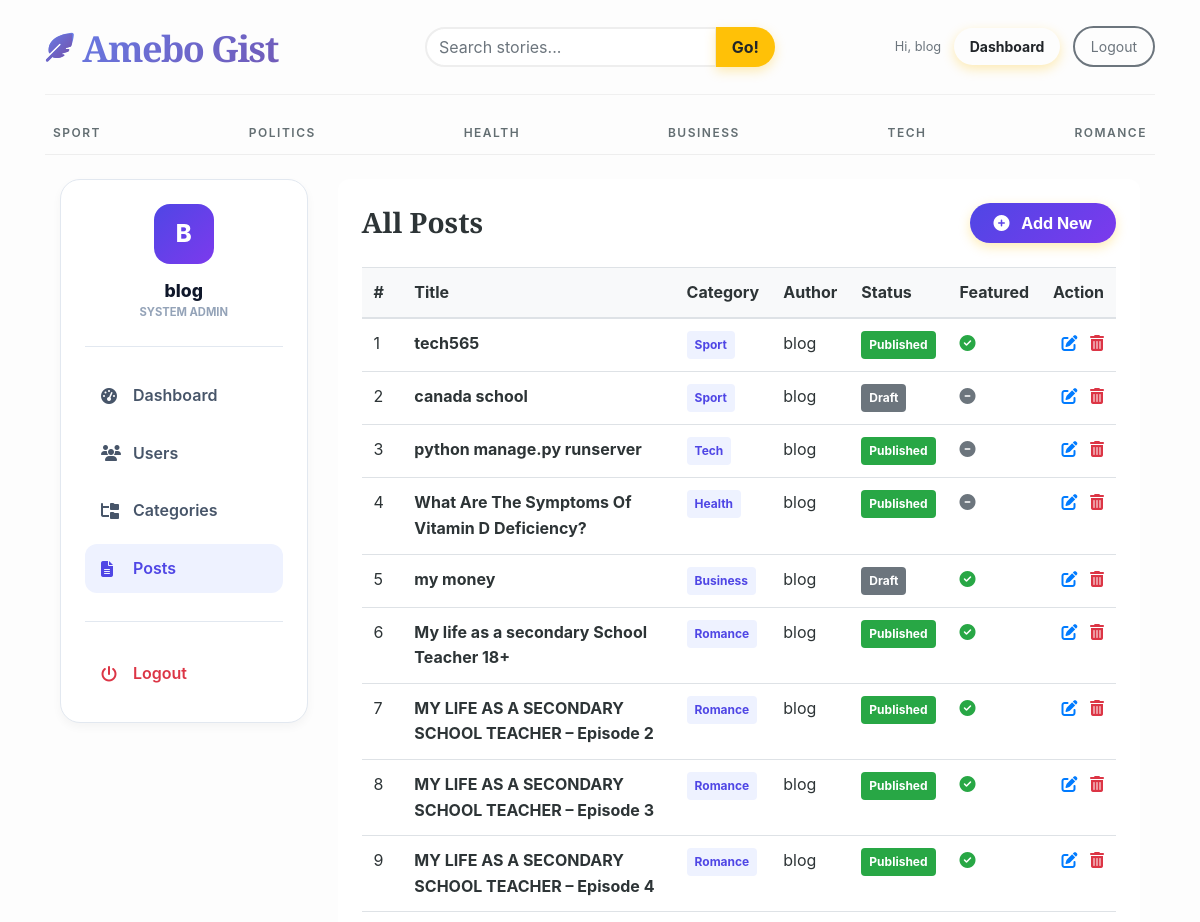
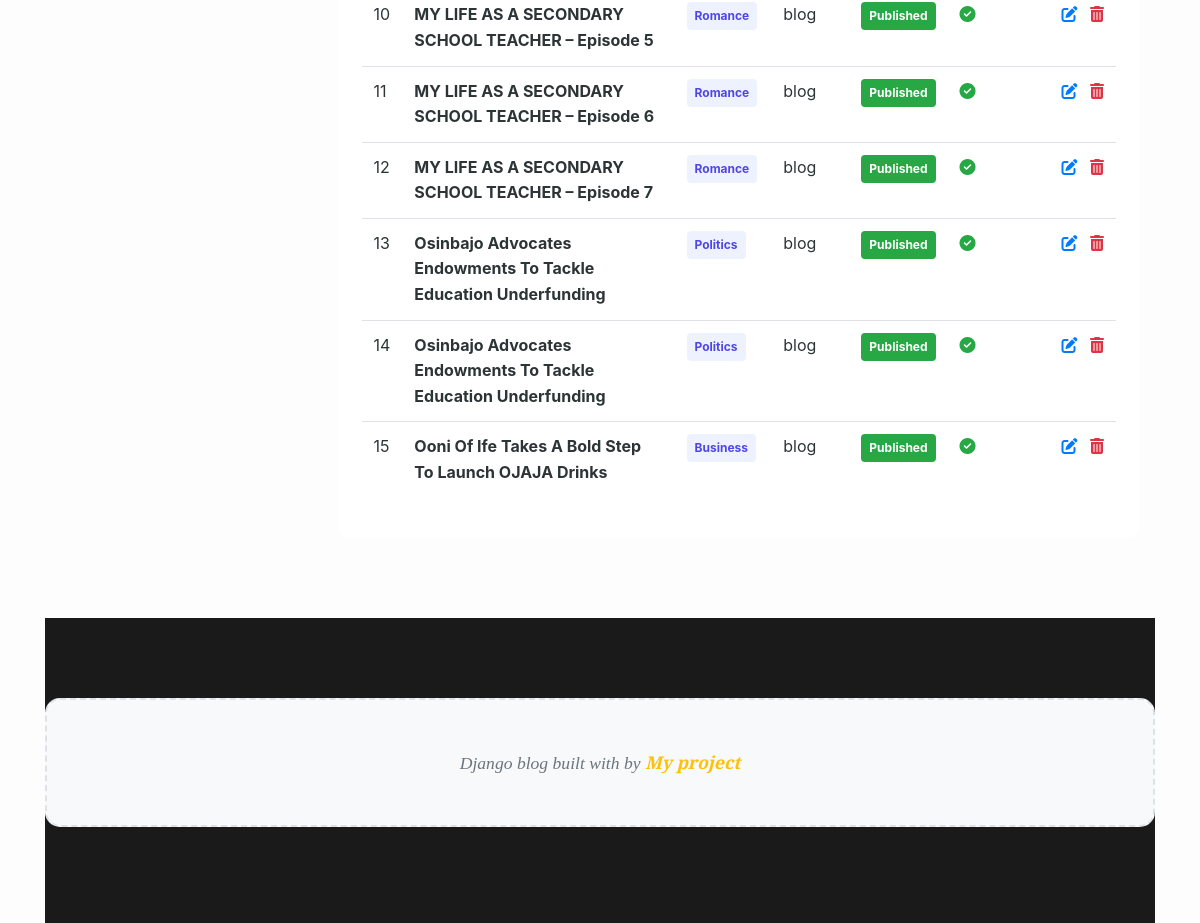
The page /dashboard/posts/ (signed in) on the database its author committed (2 pictures, top to bottom).
### blogs/models.py (models this page shows, shortened)
class Category(models.Model):
    category_name = models.CharField(max_length=50, unique=True)
    created_at = models.DateTimeField(auto_now_add=True)
    updated_at = models.DateTimeField(auto_now=True)
    class Meta:
        verbose_name_plural = 'Categories'
    def __str__(self):
        return self.category_name

class Blog(models.Model):
    title = models.CharField(max_length=100)
    slug = models.SlugField(max_length=100, unique=True, null=True, blank=True)
    category = models.ForeignKey(Category, on_delete=models.CASCADE)
    author = models.ForeignKey('auth.User', on_delete=models.CASCADE)
    featured_image = models.ImageField(upload_to='uploads/%Y/%m/%d/')
    short_description = models.TextField(max_length=100)
    blog_body = models.TextField()
    status = models.CharField(max_length=20, choices=STATUS_CHOICES, default='Draft')
    is_featured = models.BooleanField(default=False)
    created_at = models.DateTimeField(auto_now_add=True)
    updated_at = models.DateTimeField(auto_now=True)

### dashboards/views.py (the view)
# urls.py: path('posts/', views.posts, name='posts'),
@login_required(login_url='login')
def posts(request):
    posts = Blog.objects.all()
    context = {
        'posts': posts,
    }
    return render(request, 'dashboards/posts.html', context)

### blogs/context_processors.py (called while the page is built)
def get_categories(request):
    categories = Category.objects.all()
    return dict(categories=categories)

def get_social_links(request):
    social_links = SocialLink.objects.all()
    return dict(social_links=social_links)

def get_about(request):
    about = About.objects.all().first()
    return dict(about=about)

### templates/dashboards/posts.html (shortened to what this page needs)
{% extends 'base.html' %} {% block content %}
<div class="container-fluid mt-4">
  <div class="row">
    <div class="col-lg-3">{% include 'dashboards/sidebar.html' %}</div>
    <div class="col-lg-9">
      <div class="card shadow-sm border-0 rounded-4">
        <div class="card-body p-4">
          <div class="d-flex justify-content-between align-items-center mb-4">
            <h3 class="fw-bold mb-0">All Posts</h3>
            <a
              href="{% url 'add_post' %}"
              class="btn btn-warning rounded-pill px-4 font-weight-bold"
              style="
                background: linear-gradient(135deg, #4f46e5 0%, #7c3aed 100%);
                border: none;
                color: white;
              "
            >
              <i class="fa fa-plus-circle mr-2"></i> Add New
            </a>
          </div>
          <div class="table-responsive">
            <table id="postsTable" class="table align-middle table-hover">
              <thead class="bg-light">
                <tr>
                  <th>#</th>
                  <th>Title</th>
                  <th>Category</th>
                  <th>Author</th>
                  <th>Status</th>
                  <th>Featured</th>
                  <th class="text-right">Action</th>
                </tr>
              </thead>
              <tbody>
                {% for post in posts %}
                <tr>
                  <td>{{ forloop.counter }}</td>
                  <td class="font-weight-bold">{{ post.title }}</td>
                  <td>
                    <span
                      class="badge badge-light p-2"
                      style="color: #4f46e5; background: #eef2ff"
                      >{{ post.category }}</span
                    >
                  </td>
                  <td>{{ post.author }}</td>
                  <td>
                    {% if post.status == "Published" %}
                    <span class="badge badge-success p-2">Published</span>
                    {% else %}
                    <span class="badge badge-secondary p-2"
                      >{{ post.status }}</span
                    >
                    {% endif %}
                  </td>
                  <td>
                    {% if post.is_featured %}
                    <i class="fa-solid fa-circle-check text-success"></i>
                    {% else %}
                    <i class="fa-solid fa-circle-minus text-muted"></i>
                    {% endif %}
                  </td>
                  <td class="text-right">
                    <a
                      href="{% url 'edit_post' post.id %}"
                      class="text-primary mr-2"
                      title="Edit"
                    >
                      <i class="fa-solid fa-pen-to-square"></i>
                    </a>
                    <a
                      href="javascript:void(0)"
                      class="text-danger delete-btn"
                      data-id="{{ post.id }}"
                      data-title="{{ post.title }}"
                      title="Delete"
                    >
                      <i class="fa-solid fa-trash-can"></i>
                    </a>
                  </td>
                </tr>
                {% empty %}
                <tr>
                  <td colspan="7" class="text-center py-4">No posts found.</td>
                </tr>
                {% endfor %}
              </tbody>
            </table>
          </div>
        </div>
      </div>
    </div>
  </div>
</div>
{% endblock %}

### templates/base.html (shortened to what this page needs)
 {% load static %}
<!DOCTYPE html>
<html lang="en">
<head>
    <link href="https://getbootstrap.com/docs/4.0/dist/css/bootstrap.min.css" rel="stylesheet">
    <link rel="stylesheet" href="https://cdnjs.cloudflare.com/ajax/libs/font-awesome/6.4.0/css/all.min.css">
    <link href="{% static 'css/blog.css' %}" rel="stylesheet">
  </head>
<body>
    <div class="container">
      <header class="blog-header py-3">
        <div class="row flex-nowrap justify-content-between align-items-center">
          <div class="col-6 col-md-4 pt-1">
            <a class="blog-header-logo" href="/">
                <i class="fa-solid fa-feather-pointed logo-icon"></i>
                <span class="d-inline-block">Amebo Gist</span>
            </a>
          </div>
          <div class="col-md-4 d-none d-md-block" style="text-align: center;">
            <form action="{% url 'search' %}" method="get">
              <div class="input-group">
                <input class="form-control search-form-control" type="text" name="keyword" value="{{ keyword }}" placeholder="Search stories..." aria-label="Search" />
                <div class="input-group-append">
                  <button type="submit" class="btn btn-warning rounded-pill px-3 ml-n5" style="z-index: 5;">Go!</button>
                </div>
              </div>
            </form>
          </div>
          <div class="col-6 col-md-4 d-flex justify-content-end align-items-center">
            <div class="header-auth-buttons">
                {% if user.is_authenticated %}
                    <span class="text-muted small mr-2 d-none d-lg-inline">Hi, {{ user.username }}</span>
                    <a class="btn btn-sm btn-warning rounded-pill px-3 mr-2" href="{% url 'dashboard' %}" style="background: var(--primary-gradient); border: none; font-weight: 700;">Dashboard</a>
                    <a class="btn btn-sm btn-outline-secondary rounded-pill px-3" href="{% url 'logout' %}">Logout</a>
                {% else %}
                    <a class="btn btn-sm btn-warning rounded-pill px-3 mr-2" href="{% url 'login' %}" style="background: var(--primary-gradient); border: none; font-weight: 700;">Login</a>
                    <a class="btn btn-sm btn-outline-secondary rounded-pill px-3" href="{% url 'register' %}">Sign Up</a>
                {% endif %}
            </div>
          </div>
        </div>
      </header>
      <div class="nav-scroller py-1 mb-2">
        <nav class="nav d-flex justify-content-between">
          {% for category in categories %}
          <a class="p-2 text-muted" href="{% url 'post_by_category' category.id %}">{{ category.category_name }}</a>
          {% endfor %}
        </nav>
      </div>
 {% block content %}
 {% endblock %}
 <footer class="blog-footer">
  <p>Django blog built with  by <a href="#">My project</a></p>
</footer>
</body>
</html>

### templates/dashboards/sidebar.html (shortened to what this page needs)
<div class="sidebar-professional">
  <div class="sidebar-header-pro">
    <div class="sidebar-avatar">{{ user.username|slice:":1"|upper }}</div>
    <h5 class="sidebar-username">{{ user.username }}</h5>
    <p class="sidebar-subtitle mb-0">System Admin</p>
  </div>
  <nav class="sidebar-nav-pro">
    <a
      href="{% url 'dashboard' %}"
      class="nav-link-pro {% if request.resolver_match.url_name == 'dashboard' %}active{% endif %}"
    >
      <i class="fa-solid fa-gauge-high"></i>
      Dashboard
    </a>
    {% if perms.auth.view_user %}
    <a
      href="{% url 'users' %}"
      class="nav-link-pro {% if request.resolver_match.url_name == 'users' %}active{% endif %}"
    >
      <i class="fa-solid fa-users"></i>
      Users
    </a>
    {% endif %}
    <a
      href="{% url 'category' %}"
      class="nav-link-pro {% if request.resolver_match.url_name == 'category' %}active{% endif %}"
    >
      <i class="fa-solid fa-folder-tree"></i>
      Categories
    </a>
    <a
      href="{% url 'posts' %}"
      class="nav-link-pro {% if request.resolver_match.url_name == 'posts' %}active{% endif %}"
    >
      <i class="fa-solid fa-file-lines"></i>
      Posts
    </a>
    <div class="sidebar-divider"></div>
    <a href="{% url 'logout' %}" class="nav-link-pro text-danger">
      <i class="fa-solid fa-power-off"></i>
      Logout
    </a>
  </nav>
</div>

### blog_main/static/css/blog.css (style rules this page uses)
body { background-color: #fdfdfd; color: #2d3436; font-family: -apple-system, BlinkMacSystemFont, "Segoe UI", Roboto, "Helvetica Neue", Arial, sans-serif; line-height: 1.6; overflow-x: hidden; }
h1, h2, h3, h4, .blog-header-logo { font-family: 'Playfair Display', serif; font-weight: 900 !important; }
a { transition: all 0.3s ease; color: inherit; }
.blog-header { border-bottom: 1px solid rgba(0,0,0,0.05); margin-bottom: 1rem; }
.blog-header-logo { font-size: 2.5rem; letter-spacing: -1.5px; text-decoration: none !important; color: #212529 !important; }
.nav-scroller { border-bottom: 1px solid #eee; margin-bottom: 2.5rem; }
.nav-scroller .nav { display: flex; justify-content: space-between; }
.nav-scroller a { font-weight: 600; text-transform: uppercase; font-size: 0.75rem; letter-spacing: 1.5px; color: #636e72 !important; padding: 1rem 0; }
.card { border-radius: 12px; transition: transform 0.3s ease; }
.btn-warning { border-radius: 50px; padding: 0.5rem 1.5rem; font-weight: 700; background-color: #ffc107; border: none; box-shadow: 0 4px 12px rgba(255, 193, 7, 0.3); }
.btn-outline-secondary { border-radius: 50px; padding: 0.5rem 1.5rem; border-width: 2px; }
.empty-msg, p:only-child:not(.lead) { padding: 3rem; background: #f8f9fa; border: 2px dashed #dee2e6; color: #6c757d; text-align: center; border-radius: 15px; font-size: 1.1rem; font-family: 'Playfair Display', serif; font-style: italic; }
.blog-footer { padding: 5rem 0; margin-top: 5rem; background-color: #1a1a1a; color: #95a5a6; text-align: center; }
.blog-footer a { color: #ffc107; font-weight: 700; }

### templates/base.html (style rules this page uses)
.blog-header-logo { font-family: 'Playfair Display', serif; font-size: 2.25rem; font-weight: 900; text-decoration: none !important; background: linear-gradient(135deg, #667eea 0%, #764ba2 100%); -webkit-background-clip: text; background-clip: text; -webkit-text-fill-color: transparent; display: flex; align-items: center; gap: 10px; }
.logo-icon { font-size: 1.8rem; background: linear-gradient(135deg, #667eea 0%, #764ba2 100%); -webkit-background-clip: text; background-clip: text; -webkit-text-fill-color: transparent; }
.search-form-control { border-radius: 50px; border: 2px solid #eee; transition: all 0.3s; }

### templates/dashboards/sidebar.html (style rules this page uses)
:root { --side-primary: #4f46e5; --side-bg: #ffffff; --side-border: #e2e8f0; --side-text: #475569; --side-active-bg: #eef2ff; --side-active-text: #4f46e5; }
.sidebar-professional { background: var(--side-bg); border: 1px solid var(--side-border); border-radius: 20px; padding: 1.5rem; box-shadow: 0 4px 10px rgba(0, 0, 0, 0.04); height: fit-content; position: sticky; top: 2rem; }
.sidebar-header-pro { text-align: center; padding-bottom: 1.5rem; margin-bottom: 1.5rem; border-bottom: 1px solid var(--side-border); }
.sidebar-avatar { width: 60px; height: 60px; background: linear-gradient(135deg, #4f46e5, #7c3aed); border-radius: 16px; display: flex; align-items: center; justify-content: center; margin: 0 auto 1rem; color: white; font-size: 1.5rem; font-weight: 800; }
.sidebar-username { font-weight: 800; color: #0f172a; font-size: 1.1rem; margin-bottom: 0.2rem; }
.sidebar-subtitle { font-size: 0.7rem; font-weight: 700; text-transform: uppercase; color: #94a3b8; }
.sidebar-nav-pro { display: flex; flex-direction: column; gap: 0.5rem; }
.nav-link-pro { display: flex; align-items: center; gap: 12px; padding: 12px 16px; border-radius: 12px; color: var(--side-text); font-weight: 600; text-decoration: none; transition: 0.2s ease; }
.nav-link-pro i { width: 20px; }
.nav-link-pro.active { background: var(--side-active-bg); color: var(--side-active-text); }
.sidebar-divider { border-top: 1px solid var(--side-border); margin: 1.2rem 0; }

### rows shown on the page
Category: category_name "SPORT"
Category: category_name "POLITICS"
Category: category_name "HEALTH"
Category: category_name "BUSINESS"
Category: category_name "TECH"
Category: category_name "ROMANCE"
Blog: title "tech565", category "Sport", author "blog", status "Published", is_featured True (drawn)
Blog: title "canada school", category "Sport", author "blog", status "Draft", is_featured False (drawn)
Blog: title "python manage.py runserver", category "Tech", author "blog", status "Published", is_featured False (drawn)
Blog: title "What Are The Symptoms Of Vitamin D Deficiency?", category "Health", author "blog", status "Published", is_featured False (drawn)
Blog: title "my money", category "Business", author "blog", status "Draft", is_featured True (drawn)
Blog: title "My life as a secondary School Teacher 18+", category "Romance", author "blog", status "Published", is_featured True (drawn)
Blog: title "MY LIFE AS A SECONDARY SCHOOL TEACHER – Episode 2", category "Romance", author "blog", status "Published", is_featured True (drawn)
Blog: title "MY LIFE AS A SECONDARY SCHOOL TEACHER – Episode 3", category "Romance", author "blog", status "Published", is_featured True (drawn)
Blog: title "MY LIFE AS A SECONDARY SCHOOL TEACHER – Episode 4", category "Romance", author "blog", status "Published", is_featured True (drawn)
Blog: title "MY LIFE AS A SECONDARY SCHOOL TEACHER – Episode 5", category "Romance", author "blog", status "Published", is_featured True (drawn)
Blog: title "MY LIFE AS A SECONDARY SCHOOL TEACHER – Episode 6", category "Romance", author "blog", status "Published", is_featured True (drawn)
Blog: title "MY LIFE AS A SECONDARY SCHOOL TEACHER – Episode 7", category "Romance", author "blog", status "Published", is_featured True (drawn)
Blog: title "Osinbajo Advocates Endowments To Tackle Education Underfunding", category "Politics", author "blog", status "Published", is_featured True (drawn)
Blog: title "Osinbajo Advocates Endowments To Tackle Education Underfunding", category "Politics", author "blog", status "Published", is_featured True (drawn)
Blog: title "Ooni Of Ife Takes A Bold Step To Launch OJAJA Drinks", category "Business", author "blog", status "Published", is_featured True (drawn)

### other values the page prints
{{ user.username }} "blog"
{{ user.username|slice:":1"|upper }} "B"
